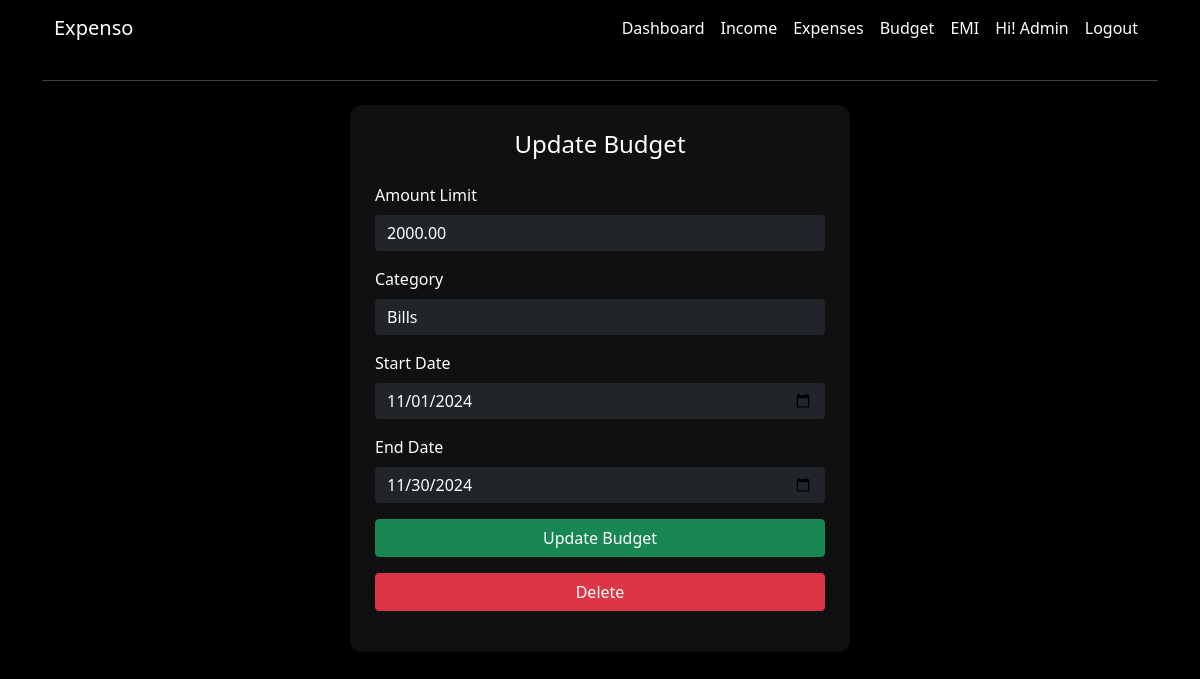
The app's page /budget/update/1 (signed in) with its own data.
### app/models.py (models this page shows, shortened)
class User(AbstractBaseUser, PermissionsMixin):
    email = models.EmailField(
        verbose_name="email address",  # Human-readable name for email
        max_length=255,  # Maximum length for the email field
        unique=True,  # Ensures email is unique
    )
    username = models.CharField(max_length=50, unique=True, blank=True, null=True)  # Optional username field
    name = models.CharField(max_length=50)
    phone = models.CharField(max_length=10)
    is_active = models.BooleanField(default=True)  # Defaults to active
    is_admin = models.BooleanField(default=False)
    objects = UserManager()
    USERNAME_FIELD = "email"
    REQUIRED_FIELDS = ["name", "phone", "username"]

class Budget(models.Model):
    user = models.ForeignKey(  # Foreign key to associate the budget with a user.
        User,  # Refers to the User model.
        on_delete=models.CASCADE,  # Deletes the budget record if the associated user is deleted.
        related_name='budgets'  # Allows reverse querying using 'budgets' on the User model.
    )
    category = models.ForeignKey(  # Foreign key to associate the budget with a category.
        Category,  # Refers to the Category model.
        on_delete=models.CASCADE  # Deletes the budget record if the associated category is deleted.
    )
    amount_limit = models.DecimalField(  # Field to store the budget limit amount.
        max_digits=10,  # Maximum number of digits in the amount (including decimal places).
        decimal_places=2  # Number of digits after the decimal point (e.g., 1000.00).
    )
    start_date = models.DateField()  # Field to store the start date of the budget period.
    end_date = models.DateField()  # Field to store the end date of the budget period.

class Category(models.Model):
    INCOME = 'Income'  # Constant for the "Income" category type.
    EXPENSE = 'Expense'  # Constant for the "Expense" category type.
    CATEGORY_TYPES = [  # A list of choices for the 'category_type' field.
        (INCOME, 'Income'),  # First choice is "Income".
        (EXPENSE, 'Expense'),  # Second choice is "Expense".
    ]
    user = models.ForeignKey(  # Foreign key to associate categories with a user.
        User,  # Refers to the User model.
        on_delete=models.CASCADE,  # Deletes categories when the user is deleted.
        blank=True,  # Allows this field to be left empty.
        null=True,  # Allows this field to store NULL values.
        related_name='categories'  # Allows reverse querying using 'categories' on the User model.
    )
    name = models.CharField(  # Field for the category name.
        max_length=50,  # Maximum length of the name is 50 characters.
    )
    category_type = models.CharField(  # Field for the type of category (Income or Expense).
        max_length=10,  # Maximum length of the category type is 10 characters.
        choices=CATEGORY_TYPES  # Limits the field to predefined choices (Income/Expense).
    )
    created_at = models.DateTimeField(  # Field to store when the category was created.
        auto_now_add=True  # Automatically sets the current timestamp when created.
    )

### app/views.py (the view, shortened to what this page needs)
# urls.py: path('budget/update/<int:id>', views.budget_update_view, name='budget-update'),
@login_required(login_url='login')
def budget_update_view(request, id):
    budget = get_object_or_404(Budget, user=request.user, id=id)
    expense_categories = request.user.categories.filter(category_type='Expense')
    return render(request, 'budget/budget_update.html', context={'budget':budget, 'expense_categories':expense_categories})

### app/templates/budget/budget_update.html (shortened to what this page needs)
{% extends 'base.html' %}
{% load static %}
{% block content %}
<hr class="my-4">
<div class="d-flex justify-content-center align-items-center mb-5">
    <div class="card text-white shadow-sm p-4" style="width: 100%; max-width: 500px;">
        <h4 class="text-center mb-4">Update Budget</h4>
        <form method="POST">
            <div class="mb-3">
                <label class="form-label">Amount Limit</label>
                <input type="number" step="0.01" name="amount_limit" value="{{budget.amount_limit}}" class="form-control bg-dark text-white border-0 rounded" required>
            </div>
            <div class="mb-3">
                <label class="form-label">Category</label>
                <select name="category" class="form-control bg-dark text-white border-0 rounded" required>
                    {% for category in expense_categories %}
                    <option value="{{ category.id }}" {% if budget.category.id == category.id %}selected{% endif %}>
                        {{ category.name }}
                    </option>
                    {% endfor %}
                </select>
            </div>
            <div class="mb-3">
                <label class="form-label">Start Date</label>
                <input type="date" name="start_date" value="{{budget.start_date | date:'Y-m-d'}}" class="form-control bg-dark text-white border-0 rounded" required>
            </div>
            <div class="mb-3">
                <label class="form-label">End Date</label>
                <input type="date" name="end_date" value="{{budget.end_date | date:'Y-m-d'}}" class="form-control bg-dark text-white border-0 rounded" required>
            </div>
            <button type="submit" class="btn btn-success mb-3 w-100">Update Budget</button>
            <a href="{% url 'budget-delete' budget.id %}" class="btn btn-danger mb-3 w-100">Delete</a>
        </form>
    </div>
</div>
{% endblock %}

### app/templates/navbar.html (shortened to what this page needs)
<nav class="navbar navbar-expand-lg" style="background-color: #000;">
  <div class="container-fluid">
    <a class="navbar-brand text-white" href="{% url 'home' %}">Expenso</a>
    <div class="collapse navbar-collapse" id="navbarTogglerDemo02">
      <ul class="navbar-nav ms-auto mb-2 mb-lg-0">
          <li class="nav-item">
            <a class="nav-link text-white" href="{% url 'dashboard' %}">Dashboard</a>
          </li>
          <li class="nav-item">
            <a class="nav-link text-white" href="{% url 'income' %}">Income</a>
          </li>
          <li class="nav-item">
            <a class="nav-link text-white" href="{% url 'expenses' %}">Expenses</a>
          </li>
          <li class="nav-item">
            <a class="nav-link text-white" href="{% url 'budgets' %}">Budget</a>
          </li>
          <li class="nav-item">
            <a class="nav-link text-white" href="{% url 'emi' %}">EMI</a>
          </li>
          <li class="nav-item">
            <a class="nav-link text-white" href="#">Hi! {{request.user.username | capfirst}}</a>
          </li>
          {% if request.user.is_authenticated %}
          <li class="nav-item">
            <a class="nav-link text-white" href="{% url 'logout' %}">Logout</a>
          </li>
          {% endif %}
      </ul>
    </div>
  </div>
</nav>

### app/templates/base.html (style rules this page uses)
.card { background-color: #111010 !important; border-radius: 12px !important; }

### records on screen
User: user.username "Admin"
Budget: amount_limit "2000.00", category "Bills", start_date "11/01/2024", end_date "11/30/2024"
